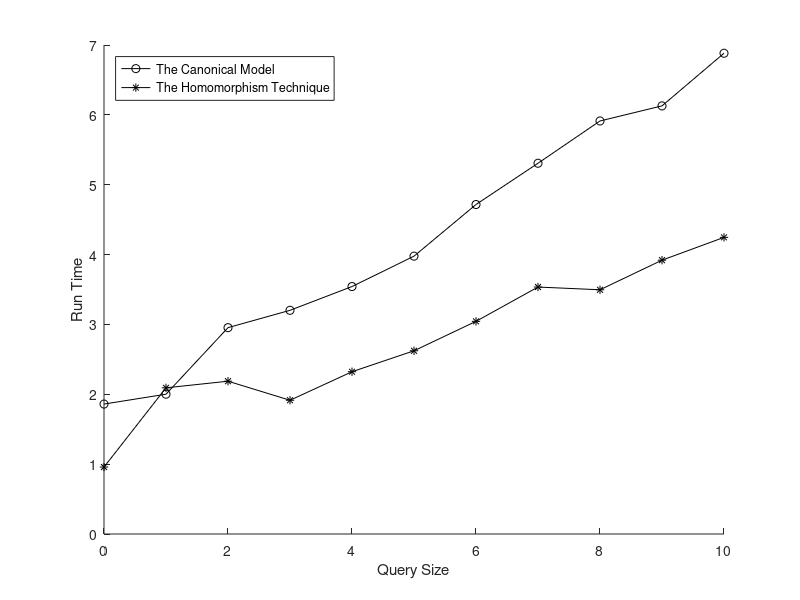

This chart was generated by the following MATLAB code:
format long
A = [
	0	1.860000	0.958200;
	1	2.001300	2.092400;
	2	2.953900	2.187300;
	3	3.202000	1.914600;
	4	3.542400	2.322900;
	5	3.977200	2.622800;
	6	4.716500	3.044200;
	7	5.307200	3.535200;
	8	5.912600	3.496100;
	9	6.128500	3.919700;
	10	6.882000	4.246300;
];

hold on
f = plot(A(:,1), A(:,2), 'k-o');
f = plot(A(:,1), A(:,3), 'k-*');
hold off
xlabel('Query Size')
ylabel('Run Time')
legend('The Canonical Model', 'The Homomorphism Technique', 'Location', 'northwest')
saveas(f, '../img/ChildWildcardGraph.png');
